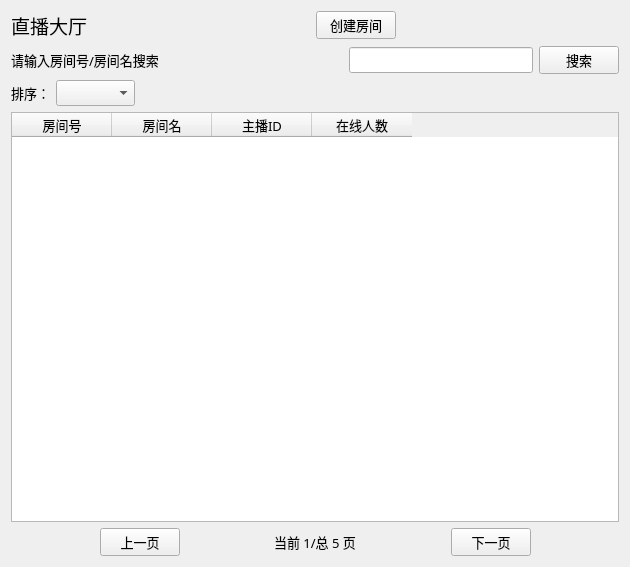
<?xml version="1.0" encoding="UTF-8"?>
<ui version="4.0">
 <class>RoomHallWidget</class>
 <widget class="QWidget" name="RoomHallWidget">
  <property name="geometry">
   <rect>
    <x>0</x>
    <y>0</y>
    <width>630</width>
    <height>567</height>
   </rect>
  </property>
  <property name="font">
   <font>
    <family>微软雅黑</family>
    <pointsize>10</pointsize>
   </font>
  </property>
  <property name="windowTitle">
   <string>Form</string>
  </property>
  <layout class="QGridLayout" name="gridLayout">
   <item row="2" column="0">
    <layout class="QHBoxLayout" name="horizontalLayout_2">
     <item>
      <widget class="QLabel" name="label_3">
       <property name="text">
        <string>排序：</string>
       </property>
      </widget>
     </item>
     <item>
      <widget class="QComboBox" name="cbox_Sort"/>
     </item>
     <item>
      <spacer name="horizontalSpacer_7">
       <property name="orientation">
        <enum>Qt::Horizontal</enum>
       </property>
       <property name="sizeHint" stdset="0">
        <size>
         <width>40</width>
         <height>20</height>
        </size>
       </property>
      </spacer>
     </item>
    </layout>
   </item>
   <item row="0" column="0">
    <layout class="QHBoxLayout" name="horizontalLayout_4">
     <item>
      <widget class="QLabel" name="label">
       <property name="font">
        <font>
         <family>华文隶书</family>
         <pointsize>14</pointsize>
        </font>
       </property>
       <property name="text">
        <string>直播大厅</string>
       </property>
      </widget>
     </item>
     <item>
      <spacer name="horizontalSpacer">
       <property name="orientation">
        <enum>Qt::Horizontal</enum>
       </property>
       <property name="sizeHint" stdset="0">
        <size>
         <width>40</width>
         <height>20</height>
        </size>
       </property>
      </spacer>
     </item>
     <item>
      <widget class="QPushButton" name="btn_CreateRoom">
       <property name="text">
        <string>创建房间</string>
       </property>
      </widget>
     </item>
     <item>
      <spacer name="horizontalSpacer_8">
       <property name="orientation">
        <enum>Qt::Horizontal</enum>
       </property>
       <property name="sizeHint" stdset="0">
        <size>
         <width>40</width>
         <height>20</height>
        </size>
       </property>
      </spacer>
     </item>
    </layout>
   </item>
   <item row="1" column="0">
    <layout class="QHBoxLayout" name="horizontalLayout">
     <item>
      <widget class="QLabel" name="label_2">
       <property name="text">
        <string>请输入房间号/房间名搜索</string>
       </property>
      </widget>
     </item>
     <item>
      <spacer name="horizontalSpacer_2">
       <property name="orientation">
        <enum>Qt::Horizontal</enum>
       </property>
       <property name="sizeHint" stdset="0">
        <size>
         <width>40</width>
         <height>20</height>
        </size>
       </property>
      </spacer>
     </item>
     <item>
      <widget class="QLineEdit" name="edit_Search"/>
     </item>
     <item>
      <widget class="QPushButton" name="btn_Search">
       <property name="text">
        <string>搜索</string>
       </property>
      </widget>
     </item>
    </layout>
   </item>
   <item row="4" column="0">
    <layout class="QHBoxLayout" name="horizontalLayout_3">
     <item>
      <spacer name="horizontalSpacer_5">
       <property name="orientation">
        <enum>Qt::Horizontal</enum>
       </property>
       <property name="sizeHint" stdset="0">
        <size>
         <width>40</width>
         <height>20</height>
        </size>
       </property>
      </spacer>
     </item>
     <item>
      <widget class="QPushButton" name="btn_Prev">
       <property name="text">
        <string>上一页</string>
       </property>
      </widget>
     </item>
     <item>
      <spacer name="horizontalSpacer_3">
       <property name="orientation">
        <enum>Qt::Horizontal</enum>
       </property>
       <property name="sizeHint" stdset="0">
        <size>
         <width>40</width>
         <height>20</height>
        </size>
       </property>
      </spacer>
     </item>
     <item>
      <widget class="QLabel" name="lab_PageInfo">
       <property name="text">
        <string>当前 1/总 5 页</string>
       </property>
      </widget>
     </item>
     <item>
      <spacer name="horizontalSpacer_4">
       <property name="orientation">
        <enum>Qt::Horizontal</enum>
       </property>
       <property name="sizeHint" stdset="0">
        <size>
         <width>40</width>
         <height>20</height>
        </size>
       </property>
      </spacer>
     </item>
     <item>
      <widget class="QPushButton" name="btn_Next">
       <property name="text">
        <string>下一页</string>
       </property>
      </widget>
     </item>
     <item>
      <spacer name="horizontalSpacer_6">
       <property name="orientation">
        <enum>Qt::Horizontal</enum>
       </property>
       <property name="sizeHint" stdset="0">
        <size>
         <width>40</width>
         <height>20</height>
        </size>
       </property>
      </spacer>
     </item>
    </layout>
   </item>
   <item row="3" column="0">
    <widget class="QTableWidget" name="table_RoomList">
     <property name="editTriggers">
      <set>QAbstractItemView::NoEditTriggers</set>
     </property>
     <property name="selectionBehavior">
      <enum>QAbstractItemView::SelectRows</enum>
     </property>
     <attribute name="verticalHeaderVisible">
      <bool>false</bool>
     </attribute>
     <attribute name="verticalHeaderCascadingSectionResizes">
      <bool>true</bool>
     </attribute>
     <column>
      <property name="text">
       <string>房间号</string>
      </property>
     </column>
     <column>
      <property name="text">
       <string>房间名</string>
      </property>
     </column>
     <column>
      <property name="text">
       <string>主播ID</string>
      </property>
     </column>
     <column>
      <property name="text">
       <string>在线人数</string>
      </property>
     </column>
    </widget>
   </item>
  </layout>
 </widget>
 <resources/>
 <connections/>
</ui>
